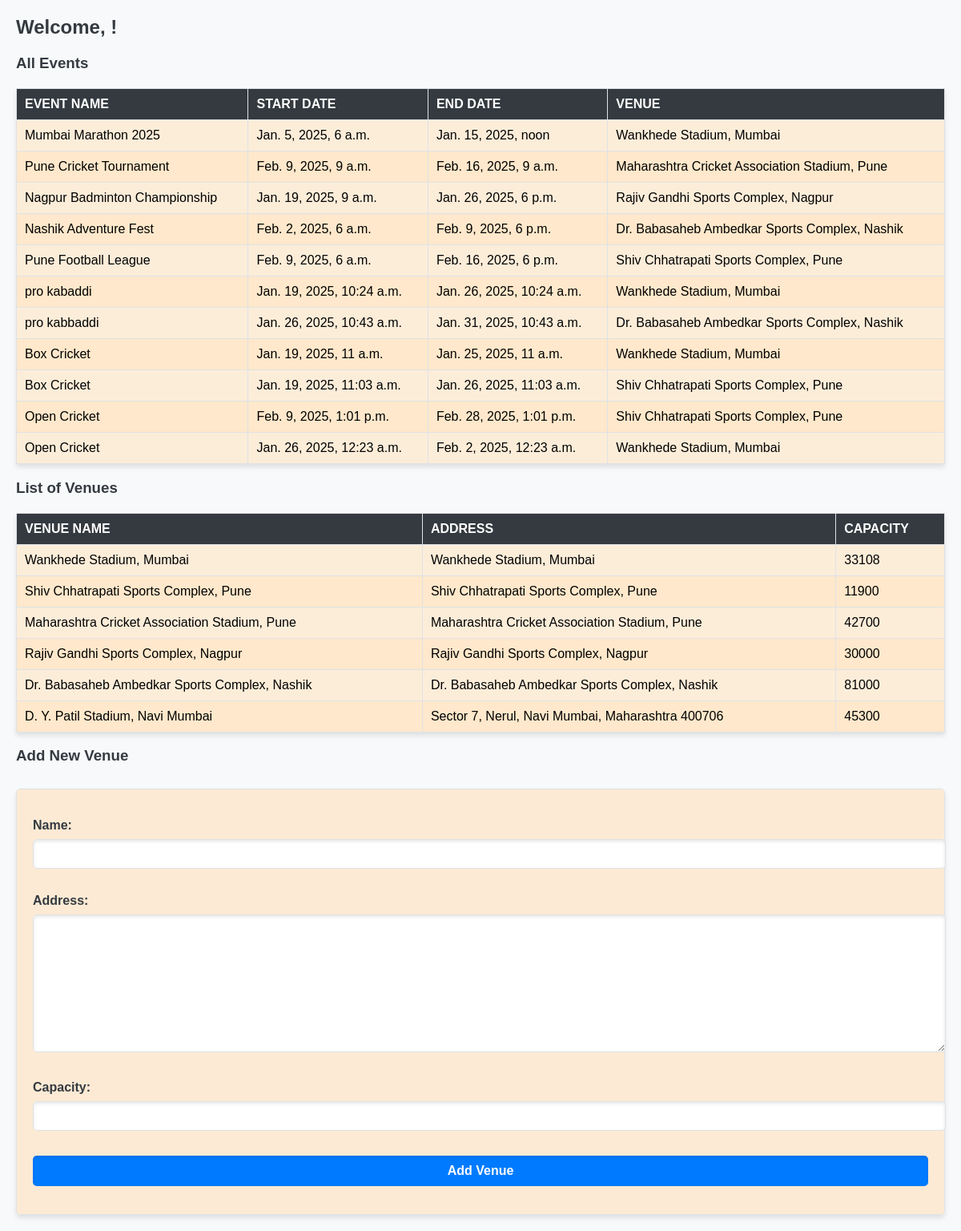
Screenshot of /events/dashboard/venue-manager/ with the database file from the repository.
### events/models.py (models this page shows, shortened)
class Event(models.Model):
    name = models.CharField(max_length=200)
    description = models.TextField()
    start_date = models.DateTimeField()
    end_date = models.DateTimeField()
    venue = models.ForeignKey(Venue, on_delete=models.CASCADE)
    organizer = models.ForeignKey(Organizer, on_delete=models.CASCADE,related_name='events')
    registration_fee = models.DecimalField(max_digits=10, decimal_places=2, default=0.0)
    ticket_price = models.DecimalField(max_digits=10, decimal_places=2, default=0.0)
    is_active = models.BooleanField(default=True)

class Venue(models.Model):
    name = models.CharField(max_length=255)
    address = models.TextField()
    capacity = models.PositiveIntegerField()
    def __str__(self):
        return self.name

### events/views.py (the view)
# urls.py: path('dashboard/venue-manager/', views.venue_manager_dashboard, name='venue_manager_dashboard'),
def venue_manager_dashboard(request):
    events = Event.objects.all()
    venues = Venue.objects.all()
    if request.method == "POST":
        form = VenueForm(request.POST)
        if form.is_valid():
            form.save()  # Save the new venue to the database
            return redirect('venue_manager_dashboard')  # Redirect back to the dashboard after saving the venue
    else:
        form = VenueForm()
    return render(request, 'dashboard/venue_manager_dashboard.html', {
        'title': 'Venue Manager Dashboard',
        'events': events,
        'form': form,
        'venues': venues
    })

### events/forms.py
class VenueForm(forms.ModelForm):
    class Meta:
        model = Venue
        fields = ['name', 'address', 'capacity']

### events/templates/dashboard/venue_manager_dashboard.html (shortened to what this page needs)
<!DOCTYPE html>
<html lang="en">
<head>
</head>
<body>
    <h2>Welcome, {{ user.first_name }}!</h2>
    <h3>All Events</h3>
    <table>
        <thead>
            <tr>
                <th>Event Name</th>
                <th>Start Date</th>
                <th>End Date</th>
                <th>Venue</th>
            </tr>
        </thead>
        <tbody>
            {% for event in events %}
                <tr>
                    <td>{{ event.name }}</td>
                    <td>{{ event.start_date }}</td>
                    <td>{{ event.end_date }}</td>
                    <td>{{ event.venue }}</td>
                </tr>
            {% empty %}
                <tr>
                    <td colspan="4">No events available.</td>
                </tr>
            {% endfor %}
        </tbody>
    </table>
    <h3>List of Venues</h3>
    <table>
        <thead>
            <tr>
                <th>Venue Name</th>
                <th>Address</th>
                <th>Capacity</th>
            </tr>
        </thead>
        <tbody>
            {% for venue in venues %}
                <tr>
                    <td>{{ venue.name }}</td>
                    <td>{{ venue.address }}</td>
                    <td>{{ venue.capacity }}</td>
                </tr>
            {% empty %}
                <tr>
                    <td colspan="4">No venues available.</td>
                </tr>
            {% endfor %}
        </tbody>
    </table>
    <h3>Add New Venue</h3>
    <form method="POST">
        {{ form.as_p }}
        <button type="submit">Add Venue</button>
    </form>
</body>
</html>

### events/templates/dashboard/venue_manager_dashboard.html (style rules this page uses)
body { font-family: Arial, sans-serif; margin: 20px; background-color: #f8f9fa; background-image: url('https://i.pinimg.com/736x/72/75/2f/72752f5719a50f923ecc500d8138d343.jpg'); background-repeat: no-repeat; background-attachment: fixed; background-size: cover; overflow: auto; }
h1, h2, h3 { color: #343a40; }
table { width: 100%; border-collapse: collapse; margin-top: 20px; background-color: rgba(255, 228, 196, 0.6); box-shadow: 0px 4px 6px rgba(0, 0, 0, 0.1); }
table th, table td { border: 1px solid #dee2e6; padding: 10px; text-align: left; }
table th { background-color: #343a40; color: #ffffff; text-transform: uppercase; }
table tr:nth-child(even) { background-color: rgba(255, 228, 196, 0.7); }
form { margin-top: 30px; padding: 20px; background-color: rgba(255, 228, 196, 0.7); border: 1px solid #dee2e6; border-radius: 5px; box-shadow: 0px 4px 6px rgba(0, 0, 0, 0.1); }
label { display: block; margin-bottom: 8px; font-weight: bold; color: #343a40; }
input, textarea, select, button { width: 100%; padding: 10px; margin-bottom: 15px; border: 1px solid #dee2e6; border-radius: 5px; box-shadow: inset 0px 2px 4px rgba(0, 0, 0, 0.1); }
button { background-color: #007bff; color: #ffffff; font-size: 16px; font-weight: bold; border: none; cursor: pointer; transition: background-color 0.3s ease; }

### rows the page displays
Event: name "Mumbai Marathon 2025", start_date "Jan. 5, 2025, 6 a.m.", end_date "Jan. 15, 2025, noon", venue "Wankhede Stadium, Mumbai"
Event: name "Pune Cricket Tournament", start_date "Feb. 9, 2025, 9 a.m.", end_date "Feb. 16, 2025, 9 a.m.", venue "Maharashtra Cricket Association Stadium, Pune"
Event: name "Nagpur Badminton Championship", start_date "Jan. 19, 2025, 9 a.m.", end_date "Jan. 26, 2025, 6 p.m.", venue "Rajiv Gandhi Sports Complex, Nagpur"
Event: name "Nashik Adventure Fest", start_date "Feb. 2, 2025, 6 a.m.", end_date "Feb. 9, 2025, 6 p.m.", venue "Dr. Babasaheb Ambedkar Sports Complex, Nashik"
Event: name "Pune Football League", start_date "Feb. 9, 2025, 6 a.m.", end_date "Feb. 16, 2025, 6 p.m.", venue "Shiv Chhatrapati Sports Complex, Pune"
Event: name "pro kabaddi", start_date "Jan. 19, 2025, 10:24 a.m.", end_date "Jan. 26, 2025, 10:24 a.m.", venue "Wankhede Stadium, Mumbai"
Event: name "pro kabbaddi", start_date "Jan. 26, 2025, 10:43 a.m.", end_date "Jan. 31, 2025, 10:43 a.m.", venue "Dr. Babasaheb Ambedkar Sports Complex, Nashik"
Event: name "Box Cricket", start_date "Jan. 19, 2025, 11 a.m.", end_date "Jan. 25, 2025, 11 a.m.", venue "Wankhede Stadium, Mumbai"
Event: name "Box Cricket", start_date "Jan. 19, 2025, 11:03 a.m.", end_date "Jan. 26, 2025, 11:03 a.m.", venue "Shiv Chhatrapati Sports Complex, Pune"
Event: name "Open Cricket", start_date "Feb. 9, 2025, 1:01 p.m.", end_date "Feb. 28, 2025, 1:01 p.m.", venue "Shiv Chhatrapati Sports Complex, Pune"
Event: name "Open Cricket", start_date "Jan. 26, 2025, 12:23 a.m.", end_date "Feb. 2, 2025, 12:23 a.m.", venue "Wankhede Stadium, Mumbai"
Venue: name "Wankhede Stadium, Mumbai", address "Wankhede Stadium, Mumbai", capacity "33108"
Venue: name "Shiv Chhatrapati Sports Complex, Pune", address "Shiv Chhatrapati Sports Complex, Pune", capacity "11900"
Venue: name "Maharashtra Cricket Association Stadium, Pune", address "Maharashtra Cricket Association Stadium, Pune", capacity "42700"
Venue: name "Rajiv Gandhi Sports Complex, Nagpur", address "Rajiv Gandhi Sports Complex, Nagpur", capacity "30000"
Venue: name "Dr. Babasaheb Ambedkar Sports Complex, Nashik", address "Dr. Babasaheb Ambedkar Sports Complex, Nashik", capacity "81000"
Venue: name "D. Y. Patil Stadium, Navi Mumbai", address "Sector 7, Nerul, Navi Mumbai, Maharashtra 400706", capacity "45300"
